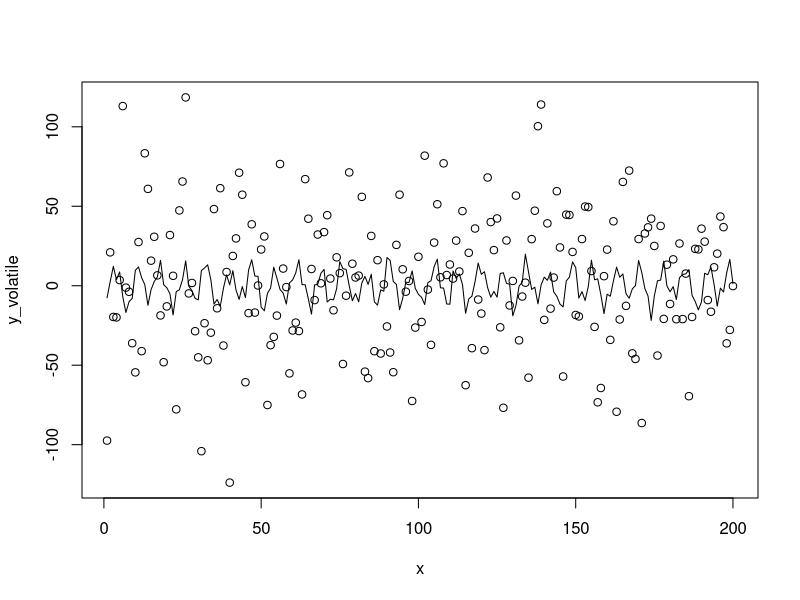

R code for this plot:
# The Weierstrass function

wf <- function(x, wf_iterations, a, b)
{
  v <- NULL
  for(j in 1:wf_iterations)
  {
    v[j] <- (a^j)*cos((b^j)*x)
  }
  return(sum(v))
}

# The parameters initialization
a <- 1.5
b <- 21
# wf_iteration is not equal to 1, which means the data is volatile
wf_iteration <- 5

y_volatile <- NULL
y_volatile_trend <- NULL

# The residual's IIDN parameters
stdev <- 40
n <- 200
u <- rnorm(n,0,stdev)
x <- 1:n

# The volatile trend series

for(i in 1:n)
{
  y_volatile[i] <- wf(x[i],wf_iteration,a,b) + u[i]
  y_volatile_trend[i] <- wf(x[i],wf_iteration,a,b)
}

# Regression result is below. Note that here also the parameters are
# given in the 'start' list. The control section is to create the min factor
# lower enough to perform the iterations, and the warnOnly is used to
# ensure that the iterations complete without errors.





est_function <- function(parameters) {
  for (i in 1:parameters[3]) {
    y <- parameters[1]^i * cos(parameters[2]^i * x)
  }
  return( sum( (y_volatile - y)^2 ) )
}

# The setup to find the required coefficietns are as below.

val <- NULL
for (i in seq(0,100, by = 5)) {
  for (j in seq(0,100, by = 5)){
    for (k in 2:10) {
      temp_est <- optim(c(i,j,k) , est_function)
      val <- rbind(  val,  c(temp_est$par,temp_est$value) )
    }
  }
}

est_parameters <- val[val[,4] == min(val[,4])][1:3]
y <- NULL
for (i in 1:n) {
  y[i] <- wf(i , est_parameters[3], est_parameters[1], est_parameters[2])
}

plot(x, y_volatile)
lines(x, y_volatile_trend - y)








residual_sum_square <- function(a, b, wfi) {
  y1 <- NULL
  for (i in 1:n) {
    y1[i] <- wf(i , wfi, a, b)
  }
  return(sum(
    (y_volatile - y1)^2
  ))
}

val <- NULL
for (i in seq(1,100, by = 5)) {
  for (j in seq(1,100, by = 5)){
    for (k in 2:10) {
      value <- residual_sum_square(i, j, k)
      val <- rbind(  val,  c(i, j, k, value) )
    }
  }
}

est_parameters <- val[val[,3] == min(val[,3])][1:2]